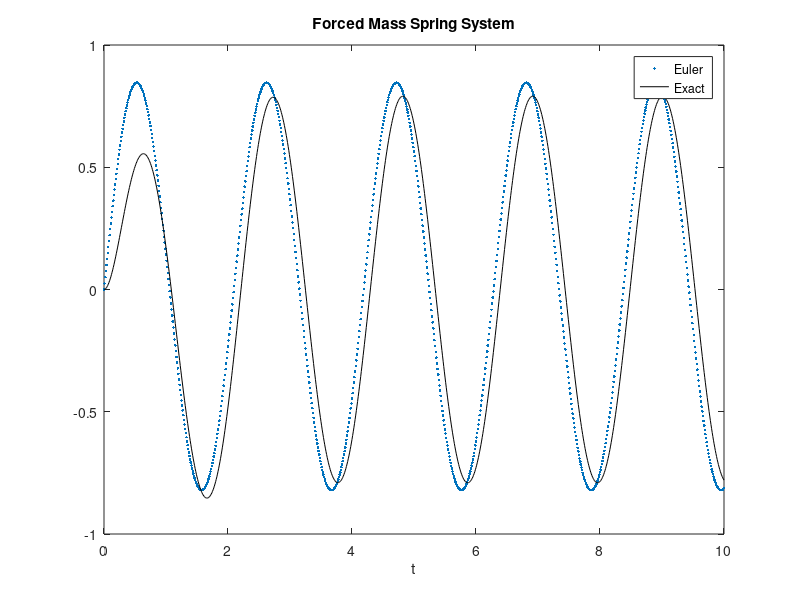

Write the MATLAB code that produced this figure.
clear; clc; close all
tf = 10;
Nt = 1000;
dt = tf/Nt;
t = 0:dt:tf;
y0 = 0;
u0 = 0;
y(1) = y0;
u(1) = u0;
A=exp(-2*t).*(0.25*cos(t)-1.75*sin(t))-0.25*cos(3*t)+0.75*sin(3*t)
for i = 1:Nt;
    u(i+1) = u(i) + dt*(-1.25*y(1)+2.5*cos(3*t(i)));
    y(i+1) = y(i) + dt*u(i);
end
plot(t,u,'.'), hold on, plot(t,A,'k-')
xlabel('t'),legend('Euler','Exact')
title('Forced Mass Spring System')

